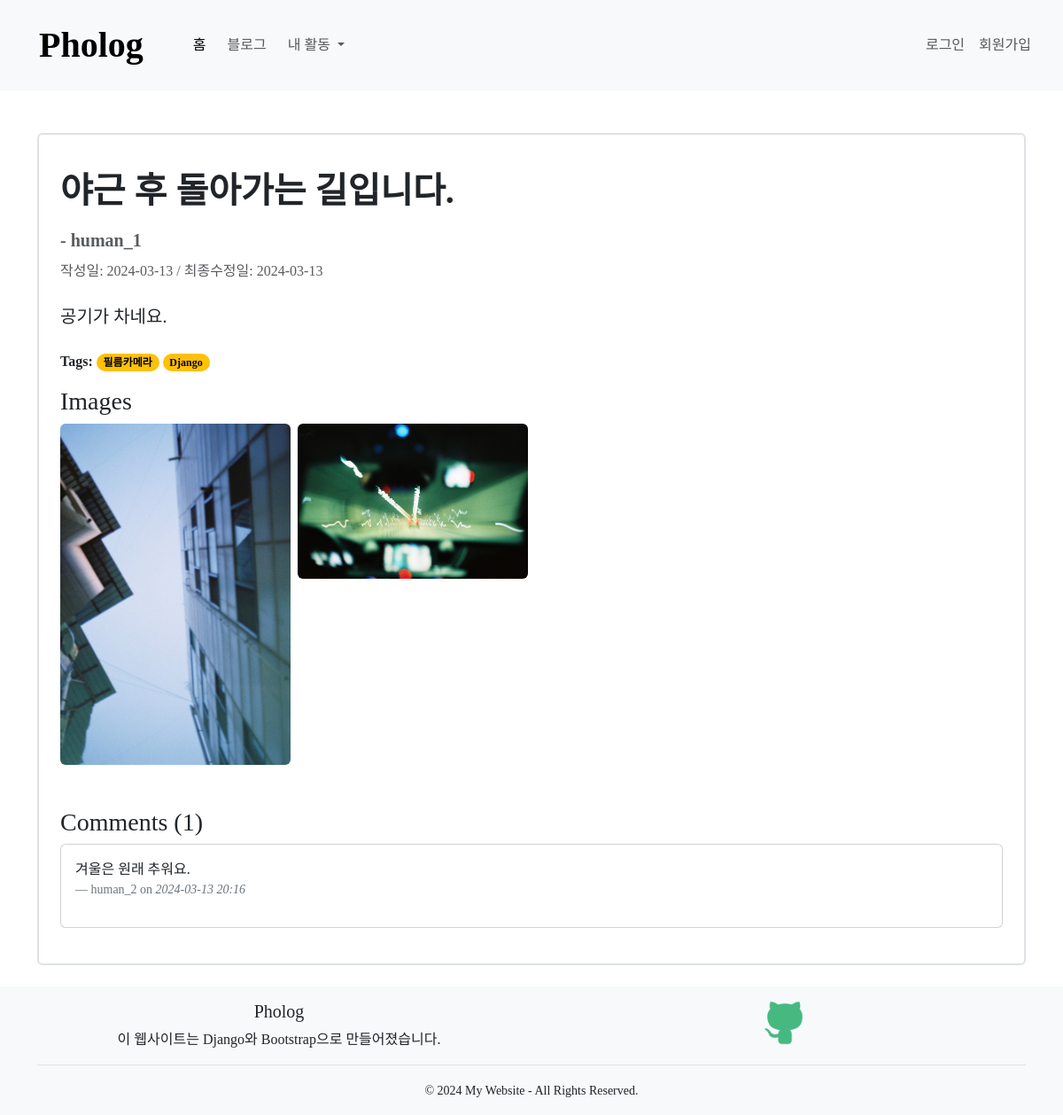
Page /blog/3/ on the committed database.
### blog/models.py (models this page shows, shortened)
class Post(models.Model):
    author = models.ForeignKey(User, on_delete=models.CASCADE)
    title = models.CharField(max_length=200)
    content = models.TextField()
    categories = models.ManyToManyField(Category, blank=True, related_name="post_categories")
    tags = models.ManyToManyField(Tag, blank=True, related_name="post_tags")
    created_at = models.DateTimeField(auto_now_add=True)
    updated_at = models.DateTimeField(auto_now=True)
    class Meta:
        verbose_name = "포스트"
        verbose_name_plural = "포스트 그룹"
        ordering = ["-created_at"]

class Tag(models.Model):
    name = models.CharField(max_length=40, unique=True)
    class Meta:
        verbose_name = "태그"
        verbose_name_plural = "태그 그룹"

class Image(models.Model):
    post = models.ForeignKey(Post, default=None, on_delete=models.CASCADE, related_name="images")
    image = models.ImageField(upload_to="blog/%Y/%m/%d/")
    class Meta:
        verbose_name = "이미지"
        verbose_name_plural = "이미지 그룹"

class Comment(models.Model):
    post = models.ForeignKey(Post, on_delete=models.CASCADE, related_name="comments")
    author = models.ForeignKey(User, on_delete=models.CASCADE)
    content = models.TextField()
    created_at = models.DateTimeField(auto_now_add=True)
    updated_at = models.DateTimeField(auto_now=True)
    class Meta:
        verbose_name = "댓글"
        verbose_name_plural = "댓글 그룹"

### blog/views.py (the view, shortened to what this page needs)
class PostDetailView(FormMixin, DetailView):
    model = Post
    form_class = CommentForm
    template_name = "posts/post_detail.html"
    def get_context_data(self, **kwargs):
        context = super(PostDetailView, self).get_context_data(**kwargs)
        context["comment_form"] = self.get_form()
        return context

### templates/posts/post_detail.html (shortened to what this page needs)
{% extends "base.html" %}
{% block content %}
<div class="container mt-5">
  <div class="border border-2 p-4 rounded">
    <article>
      <header class="mb-4">
        <h1 class="fw-bolder my-3">{{ post.title }}</h1>
        <div class="text-muted fs-5 fw-semibold mb-2">- {{ post.author.username }}</div>
        <div class="text-muted fw-light mb-2">작성일: {{ post.created_at|date:"Y-m-d" }} / 최종수정일: {{ post.updated_at|date:"Y-m-d" }}</div>
      </header>
      <section class="post-content mb-4">
        <p class="fs-5 fw-medium">{{ post.content }}</p>
      </section>
      {% if post.tags.exists %}
      <p>
        <strong>Tags:</strong>
        {% for tag in post.tags.all %}
        <a href="{% url "tag_list" tag.name %}" class="badge rounded-pill text-bg-warning">{{ tag.name }}</a>
        {% endfor %}
      </p>
      {% endif %}
      {% if post.images.exists %}
      <div class="mb-4">
        <h3>Images</h3>
        <div class="row g-2">
          {% for image in post.images.all %}
          <div class="col-md-4 col-lg-3">
            <a href="{{ image.image.url }}" data-bs-toggle="lightbox" data-gallery="post-images"
              data-title="{{ post.title }}" data-alt="{{ post.title }}">
              <img src="{{ image.image.url }}" class="img-fluid rounded" alt="{{ post.title }}">
            </a>
          </div>
          {% endfor %}
        </div>
      </div>
      {% else %}
      <div class="mb-4">
        <h3>Images</h3>
        <p>이미지가 없습니다.</p>
      </div>
      {% endif %}
    </article>
    <section class="comments mt-5">
      <h3>Comments ({{ post.comments.count }})</h3>
      {% for comment in post.comments.all %}
      <div class="card mb-3">
        <div class="card-body">
          <p class="card-text">{{ comment.content }}</p>
          <footer class="blockquote-footer">{{ comment.author.username }} on <cite title="Source Title">{{comment.updated_at|date:"Y-m-d H:i" }}</cite></footer>
        </div>
      </div>
      {% endfor %}
    </section>
  </div>
</div>
{% endblock %}

### templates/base.html (style rules this page uses)
body { font-family: 'Pretendard-Regular'; }
a { text-decoration-line: none; }

### rows in the picture
Post: title "야근 후 돌아가는 길입니다.", author.username "human_1", created_at "2024-03-13", updated_at "2024-03-13", content "공기가 차네요.", comments.count "1"
Tag: name "필름카메라"
Tag: name "Django"
Image: image (picture)
Image: image (picture)
Comment: content "겨울은 원래 추워요.", author.username "human_2", updated_at "2024-03-13 20:16"
